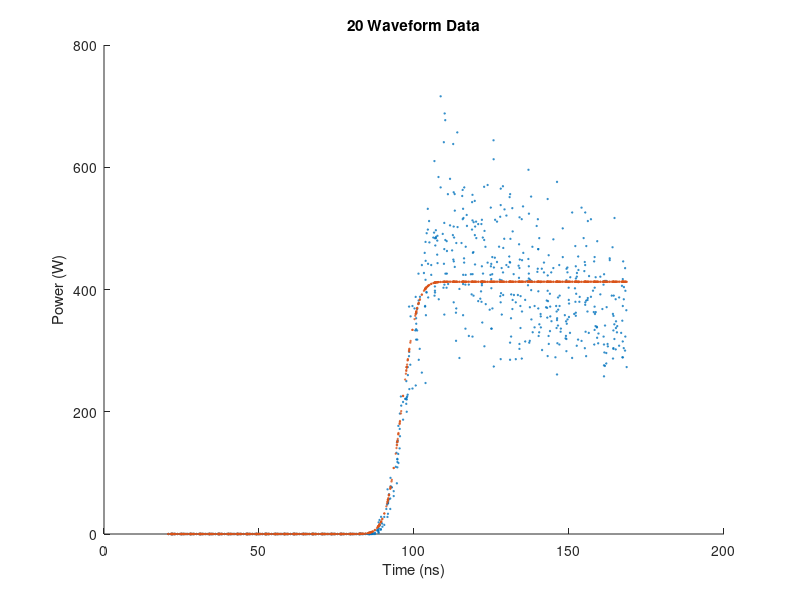

Recreate this plot in MATLAB. (Note: this script raises an error after producing the figure.)
% Tyler Barbero
% SIO 135 Lab 7 Spring 2019
%
% Part 1: model an altimeter return waveform
%

%
% load and plot the waveform data
%
   load waveforms.dat
   t=waveforms(:,1); % time nanoseconds
   amp=waveforms(:,2); % recorded power watts
%
% plot the waveform data
%
figure(1),
scatter(t,amp,1)
xlabel('Time (ns)'),ylabel('Power (W)'),title('20 Waveform Data');
%
% Generate a model waveform.
% set the nominal model parameters. (this is an eyeball fit.)
% Half power point (t0) - the point in time where power is half 
% Sigma (sig) - rise time parameter - time it takes for signal to move from
% designated low to high - provides estimate of SWH
% A (amp) - provides an estimate of surface roughness at the 20-30 mm
% length scale. 

sig = 4;
t0 = 96;
B = (1+erf((t-t0)/(sqrt(2)*sig)));
A = mean(amp)/mean(B);
hold on;
M = A*(1+erf((t-t0)/(sqrt(2)*sig))); % M = power

%
% plot the fit to see how good it is
%
scatter(t,M,1)

% The amplitude is given by r = c*t0/2
c = 3E8;
t0_f = 95E-9 + 5.3E-3;
r = c*t0_f/2; % r = altitude of satellite
% r = 795.01km

% Standard deviation wave height
sig1 = 4E-9;
r1 = c*sig1/2;
% r1 = 0.6

% Part 2: Recessional Terraces at Durmid Hill from altimetry data
%

% In the altimetry data, I can see the recessional terraces around the Durmid Hill
% but in Google Earth imagery, you can't see it.

%
% load and plot the topography data
%
   fid = fopen('durmid.dat','r','l');
   z=fread(fid,[4424,4001],'real*4');
   nx=4424;
   ny=4001;
%
% plot the topography
%
figure(2), imagesc(z), title('Imagesc of topography data');
%
% look at a histogram of the topography data
% we need to reshape the data to a single column first
%
N = nx*ny;
z=reshape(z,N,1);
figure(3), histogram(z,1200), title('Histogram of reshaped topography data');
%
% Look at the histogram and identify peaks.  These are areas of
% "extra surface area" that correspond to the flat terraces around the hill
%
%{
The peaks are regularly spaced if you zoom into the data.

The elevation of these peaks corresponds to the elevation of the
recessional terraces. We know that figure(3) displays the frequency of data
between different elevations.

The elevation of several peaks:
%note: the bin edges is the range of elevations
1.712e4 - 53.3
1.267e4 - 51.28
1.223e4 - 50.25
1.312e4 - 48.52
1.28e4 - 47.25
1.334e4 - 46.38
1.416e4 - 45.59
1.198e4 - 45.12
1.132e4 - 44.64
1.144e4 - 44.09
1.207e4 - 43.46
1.155e4 - 42.67
%}
%
% find the median difference between the peaks. This is the annual recession rate

X = [53.3 51.28 50.25 48.52 47.25 46.38 45.59 45.12 44.64 44.09 ...
        43.46 42.67]; % each peak value
Y = mean((diff(X))); 

% Y = 0.9664 (m?) annual recession rate


